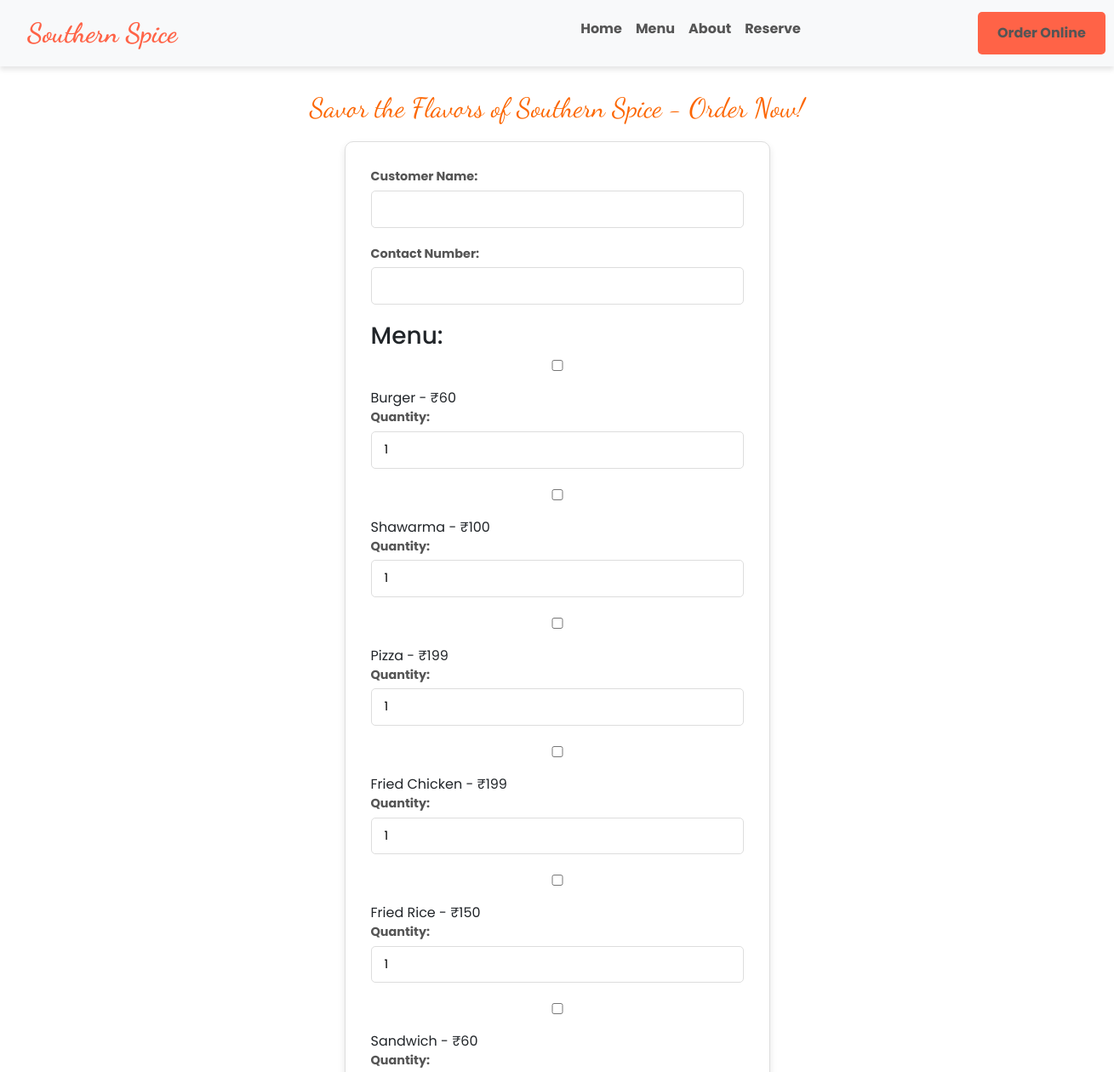
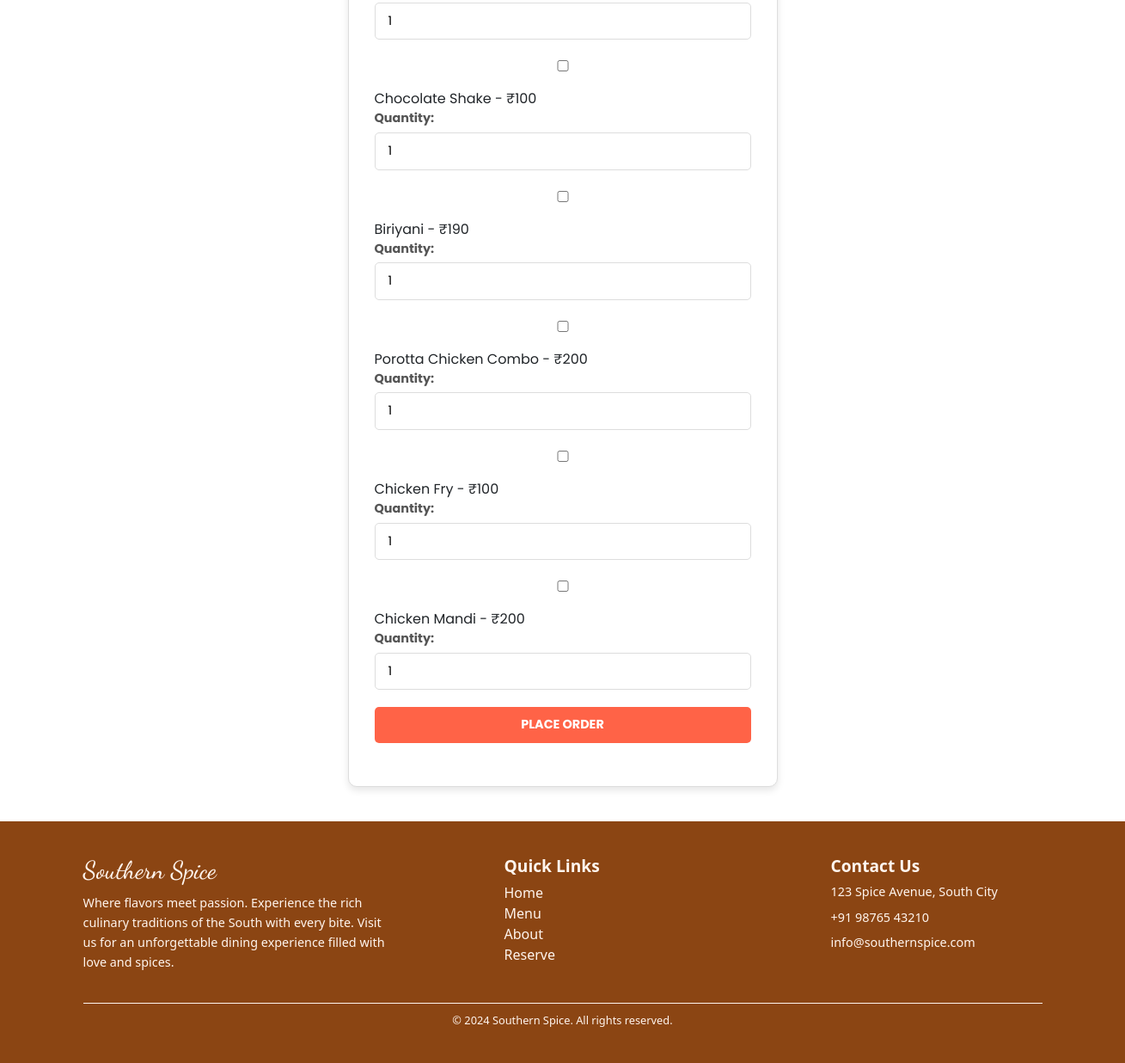
The page /place_order/ on the database its author committed (2 pictures, top to bottom).
### app1/models.py (models this page shows, shortened)
class Menu(models.Model):
    Item_name = models.CharField(max_length=155)
    Item_prize = models.IntegerField()  # Price of the item
    Item_image = models.ImageField(upload_to='menu', default='default_image.jpg')

### app1/views.py (the view, shortened to what this page needs)
# urls.py: path('place_order/', place_order, name='place_order'),
def place_order(request):
    menu_items = Menu.objects.all()
    return render(request, 'place_order.html', {'menu_items': menu_items})

### app1/templates/place_order.html (shortened to what this page needs)
{% extends 'base.html' %}
{% block content %}
{% load static %}
<link rel="stylesheet" href="{% static 'css/style.css' %}">
<h1>Savor the Flavors of Southern Spice - Order Now!</h1>
<form method="POST">
    <label for="customer_name">Customer Name:</label>
    <input type="text" name="customer_name" required><br>
    <label for="customer_contact">Contact Number:</label>
    <input type="text" name="customer_contact" required><br>
    <h3>Menu:</h3>
    {% for item in menu_items %}
        <div>
            <input type="checkbox" name="menu_items" value="{{ item.id }}">
            {{ item.Item_name }} - ₹{{ item.Item_prize }}
            <label for="quantity">Quantity:</label>
            <input type="number" name="quantities" min="1" value="1">
        </div>
    {% endfor %}
    <button type="submit">Place Order</button>
</form>
{% endblock %}

### app1/templates/base.html (shortened to what this page needs)
{% load static %}
<!doctype html>
<html lang="en">
  <head>
    <link href="https://cdn.jsdelivr.net/npm/bootstrap@5.3.3/dist/css/bootstrap.min.css" rel="stylesheet">
    <link rel="stylesheet" href="{% static 'css/style.css' %}">
  </head>
  <body data-bs-spy="scroll" data-bs-target=".navbar" data-bs-offset="50" tabindex="0">
    <nav class="navbar navbar-expand-lg bg-body-tertiary">
      <div class="container-fluid">
        <a class="navbar-brand" href="{% url 'home' %}">Southern Spice</a>
        <div class="collapse navbar-collapse" id="navbarSupportedContent">
          <ul class="navbar-nav me-auto mb-2 mb-lg-0">
            <li class="nav-item" style="position: relative; left: 450px;">
              <a class="nav-link active" aria-current="page" href="{% url 'home' %}"><b class="navi">Home</b></a>
            </li>
            <li class="nav-item" style="position: relative; left: 450px;">
              <a class="nav-link" href="{% url 'menu' %}"><b class="navi">Menu</b></a>
            </li>
            <li class="nav-item" style="position: relative; left: 450px;">
              <a class="nav-link" href="{% url 'about' %}"><b class="navi">About</b></a>
            </li>
            <li class="nav-item" style="position: relative; left: 450px;">
              <a class="nav-link" href="{% url 'reserve' %}"><b class="navi">Reserve</b></a>
            </li>
            <li class="nav-item" style="position: relative; left: 650px;">
              <button class="btnnnn"><a class="nav-link" href="{% url 'place_order' %}"><b class="order">Order Online</b></a></button>
            </li>
          </ul>
        </div>
      </div>
    </nav>
    {% block content %}
    {% endblock %}
<footer style="background-color: #8B4513; color: #FFF5EE; padding: 40px 20px; margin-top: 40px;">
  <div class="container">
    <div class="row">
      <div class="col-md-4">
        <h5 style="font-family: 'Dancing Script', cursive; font-size: 1.8rem;">Southern Spice</h5>
        <p style="font-size: 0.9rem; line-height: 1.6;">
          Where flavors meet passion. Experience the rich culinary traditions of the South with every bite.
          Visit us for an unforgettable dining experience filled with love and spices.
        </p>
      </div>
      <div class="col-md-4">
        <h5 style="font-size: 1.2rem; font-weight: bold;padding-left: 110px;">Quick Links</h5>
        <ul style="list-style: none; padding-left: 110px;">
          <li><a href="{% url 'home' %}" style="color: #FFF5EE; text-decoration: none;">Home</a></li>
          <li><a href="{% url 'menu' %}" style="color: #FFF5EE; text-decoration: none;">Menu</a></li>
          <li><a href="{% url 'about' %}" style="color: #FFF5EE; text-decoration: none;">About</a></li>
          <li><a href="{% url 'reserve' %}" style="color: #FFF5EE; text-decoration: none;">Reserve</a></li>
        </ul>
      </div>
      <div class="col-md-4">
        <h5 style="font-size: 1.2rem; font-weight: bold;padding-left: 110px;">Contact Us</h5>
        <p style="font-size: 0.9rem; margin-bottom: 8px;padding-left: 110px;"> 123 Spice Avenue, South City</p>
        <p style="font-size: 0.9rem; margin-bottom: 8px;padding-left: 110px;"> +91 98765 43210</p>
        <p style="font-size: 0.9rem; margin-bottom: 8px;padding-left: 110px;"> info@southernspice.com</p>
        <div style="margin-top: 10px;padding-left: 110px;">
        </div>
      </div>
    </div>
    <div class="text-center" style="margin-top: 20px; font-size: 0.8rem; border-top: 1px solid #FFF5EE; padding-top: 10px;">
      © 2024 Southern Spice. All rights reserved.
    </div>
  </div>
</footer>
  </body>
</html>

### static/css/style.css (style rules this page uses)
* { margin: 0; padding: 0; }
.navbar-brand { font-family: 'Dancing Script', cursive; font-size: 2rem; font-weight: bold; color: #ff6347; }
.navbar { background-color: #f8f9fa; box-shadow: 0 4px 6px rgba(0, 0, 0, 0.1); padding: 10px 20px; }
.navbar-nav .nav-item .nav-link { font-family: 'Poppins', sans-serif; font-weight: 500; font-size: 1rem; color: #555555; transition: color 0.3s ease; }
.btnnnn { background-color: #ff6347; border: none; border-radius: 5px; padding: 5px 15px; transition: background-color 0.3s ease; }
.btnnnn a { color: #ffffff; font-family: 'Poppins', sans-serif; font-weight: 600; text-decoration: none; }
form { background: #ffffff; padding: 30px; margin: 20px auto; border: 1px solid #ddd !important; border-radius: 10px; width: 100%; max-width: 500px; box-shadow: 0 4px 8px rgba(0, 0, 0, 0.1); font-family: 'Poppins', sans-serif; }
form label { font-weight: bold; color: #555555; margin-bottom: 5px; display: block; font-size: 0.9rem; }
form input, form button { width: 100%; padding: 10px 15px; margin-bottom: 20px; border: 1px solid #ddd; border-radius: 5px; font-size: 0.9rem; font-family: 'Poppins', sans-serif; }
form button { background-color: #ff6347; color: #ffffff; border: none; font-weight: bold; text-transform: uppercase; cursor: pointer; transition: background-color 0.3s ease; }

### app1/templates/place_order.html (style rules this page uses)
h1 { font-family: 'Dancing Script', cursive; padding-top: 30px; font-size: 2rem; text-align: center; color:rgb(252, 102, 2); margin-bottom: 20px; font-weight: normal; }

### rows shown on the page
Menu: Item_name "Burger", Item_prize "60"
Menu: Item_name "Shawarma", Item_prize "100"
Menu: Item_name "Pizza", Item_prize "199"
Menu: Item_name "Fried Chicken", Item_prize "199"
Menu: Item_name "Fried Rice", Item_prize "150"
Menu: Item_name "Sandwich", Item_prize "60"
Menu: Item_name "Chocolate Shake", Item_prize "100"
Menu: Item_name "Biriyani", Item_prize "190"
Menu: Item_name "Porotta Chicken Combo", Item_prize "200"
Menu: Item_name "Chicken Fry", Item_prize "100"
Menu: Item_name "Chicken Mandi", Item_prize "200"
